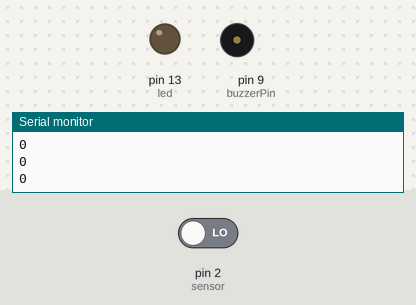
Bench run of a sketch on a simulated Arduino Uno, built with avr-gcc and run on an emulated ATmega328P. Parts: output pins drawn as LEDs (lit = HIGH), buzzer (waves = sounding), the last lines printed to the serial monitor. Inputs (shaded band) come from the test bench; at power-on: pin 2 (sensor) LOW.

Above: at 1.2 s.
1.3 s: pin 2 (sensor) driven HIGH
At 1.6 s:
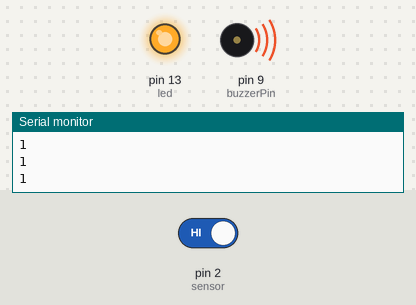
2.8 s: pin 2 (sensor) driven LOW
At 4.0 s:
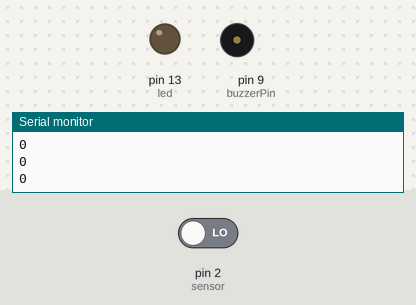
Timing chart, 0 to 5.8 s (numbered marks = the images above; inputs shaded):
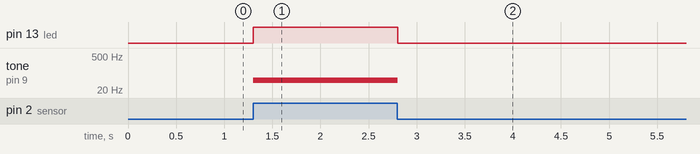

The sketch:

pir_1.ino
```cpp
int led = 13;
int sensor = 2;
int buzzerPin = 9;

void setup() {
  pinMode(led, OUTPUT);
  pinMode(sensor, INPUT);
  pinMode(buzzerPin, OUTPUT);
  Serial.begin(9600);
}

void loop()
{
  int sensorval = digitalRead(sensor);
  Serial.println(sensorval);

  if(sensorval == HIGH) {
    digitalWrite(led, HIGH);
    tone(buzzerPin, 50);
    delay(100);
 }
  else {
    digitalWrite(led, LOW);
    noTone(buzzerPin);
    delay(100);
  }
}
```

Measured:
- after the input at 1.3 s, pin 13 (led): LOW → HIGH at once; tone on pin 9 (buzzerPin): silent → 50 Hz at once
- after the input at 2.8 s, pin 13 (led): HIGH → LOW at once; tone on pin 9 (buzzerPin): 50 Hz → silent at once
